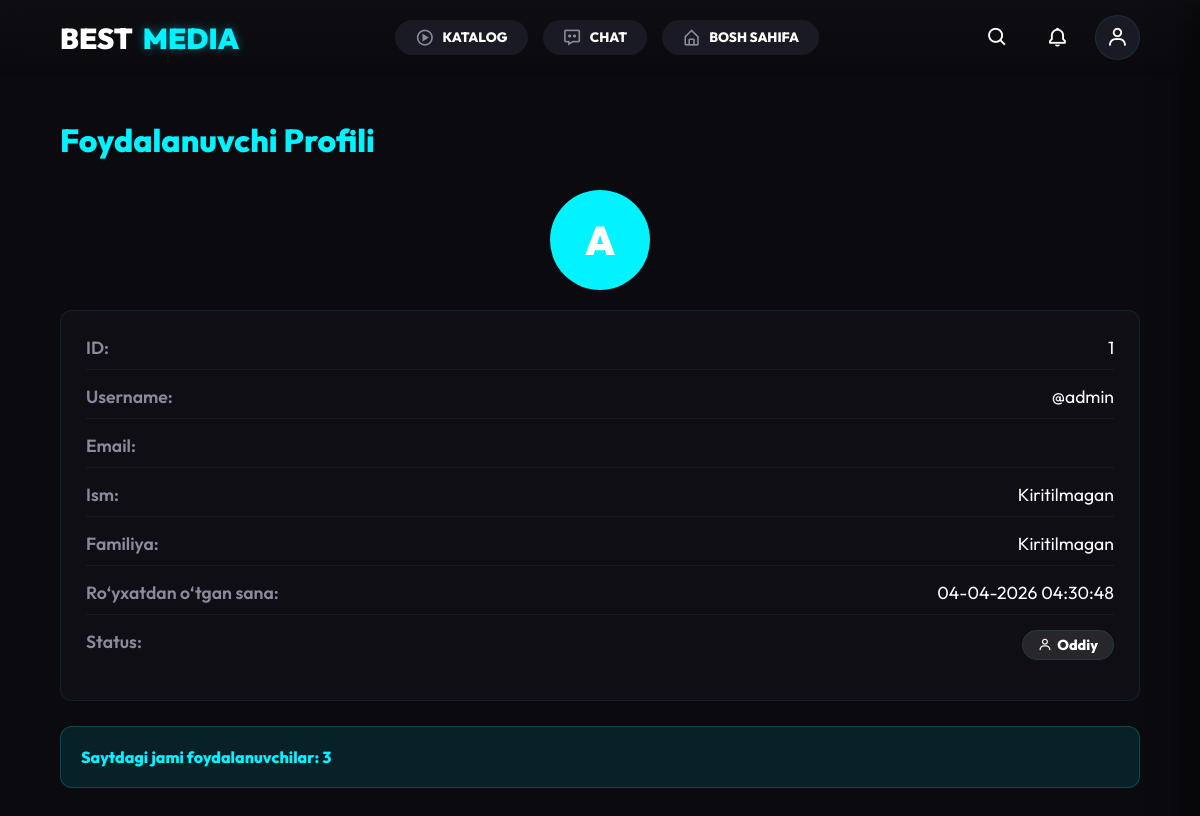
Screenshot of /profile/ (signed in) with the database file from the repository.
### my_app/models.py (models this page shows, shortened)
class CustomUser(AbstractUser):
    phone = models.CharField(max_length=15, blank=True, null=True)
    is_banned = models.BooleanField(default=False)
    is_admin_user = models.BooleanField(default=False)  # Admin panelga kirish

### my_app/views.py (the view)
# urls.py: path('profile/', profile, name='profile'),
@login_required
def profile(request):
    user = request.user
    uz_time = pytz.timezone('Asia/Tashkent')
    date_joined_uz = localtime(user.date_joined, uz_time).strftime("%d-%m-%Y %H:%M:%S")
    try:
        total_users = CustomUser.objects.latest('id').id
    except CustomUser.DoesNotExist:
        total_users = 0
    vip = getattr(user, 'vip_data', None)
    vip_active = vip.vip_active() if vip else False
    return render(request, 'profile.html', {
        'user': user,
        'date_joined_uz': date_joined_uz,
        'total_users': total_users,
        'vip_active': vip_active
    })

### my_app/templates/profile.html (shortened to what this page needs)
{% extends 'base.html' %}
{% load static %}
{% block content %}
<main class="main-content">
    <div class="profile-container">
        <h1 class="profile-title">Foydalanuvchi Profili</h1>
        <div class="user-av" style="width: 100px; height: 100px; border-radius: 50%; background: var(--accent); margin: 0 auto 20px auto; display: flex; align-items: center; justify-content: center; font-size: 2.5rem; font-weight: 900;">
            {{ user.username|make_list|first|upper }}
        </div>
        <div class="profile-info">
            <p><strong>ID:</strong> <span>{{ user.id }}</span></p>
            <p><strong>Username:</strong> <span>@{{ user.username }}</span></p>
            <p><strong>Email:</strong> </p>
            <p><strong>Ism:</strong> <span>{{ user.first_name|default:"Kiritilmagan" }}</span></p>
            <p><strong>Familiya:</strong> <span>{{ user.last_name|default:"Kiritilmagan" }}</span></p>
            <p><strong>Ro‘yxatdan o‘tgan sana:</strong> <span>{{ date_joined_uz }}</span></p>
            <p class="status" style="border-bottom: none; padding-bottom: 0;">
                <strong>Status:</strong>
                {% if user.vip_data.vip_active %}
                    <span class="vip">
                        <i class='bx bx-crown'></i> VIP
                    </span>
                {% else %}
                    <span class="normal">
                        <i class='bx bx-user'></i> Oddiy
                    </span>
                {% endif %}
            </p>
        </div>
        <div class="site-info">
            <p>Saytdagi jami foydalanuvchilar: {{ total_users }}</p>
        </div>
    </div>
</main>
{% endblock %}

### rows the page displays
CustomUser: username|make_list "A", id "1", username "admin", first_name "Kiritilmagan", last_name "Kiritilmagan"

### other values shown
{{ date_joined_uz }} "04-04-2026 04:30:48"
{{ total_users }} "3"
